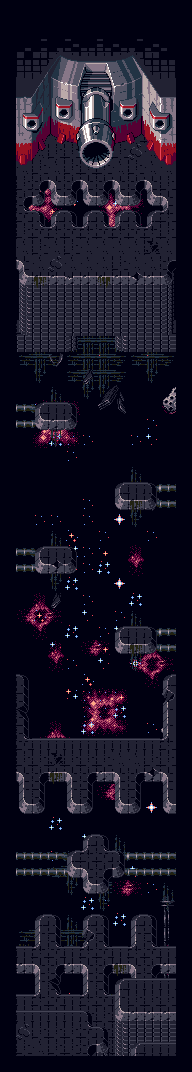

A level layout from a 2D game, rendered from its tile map. Below: a short description, then the map file with tile-grid data replaced by summaries:
An orthogonal 12x67 tile map with 16x16 px tiles, 13 tile layers (Nebula, Stars, Asteroids, Walls Below, ...), 4 tilesets and 7 objects (4x Enemy13, 3x Enemy3).

<map version="1.9" tiledversion="2022.06.25" orientation="orthogonal" renderorder="right-down" width="12" height="67" tilewidth="16" tileheight="16" infinite="0" backgroundcolor="#000011" nextlayerid="16" nextobjectid="10">
 <editorsettings>
  <export target="export/map_boss.json" format="json" />
 </editorsettings>
 <tileset firstgid="1" name="tiles_packed" tilewidth="16" tileheight="16" tilecount="80" columns="8">
  <image source="tiles_packed.png" width="128" height="160" />
 </tileset>
 <tileset firstgid="81" name="tiles_boss" tilewidth="16" tileheight="16" tilecount="120" columns="10">
  <image source="tiles_boss.png" width="160" height="192" />
 </tileset>
 <tileset firstgid="201" name="tiles_boss" tilewidth="16" tileheight="16" tilecount="120" columns="10">
  <image source="tiles_boss.png" width="160" height="192" />
 </tileset>
 <tileset firstgid="321" source="enemysheet.tsx" />
 <layer id="3" name="Nebula" width="12" height="67">
  <data>[804 cells, 65 non-empty, 13 distinct tile ids]</data>
 </layer>
 <layer id="1" name="Stars" width="12" height="67">
  <data>[804 cells, 79 non-empty, 7 distinct tile ids]</data>
 </layer>
 <layer id="2" name="Asteroids" width="12" height="67">
  <data>[804 cells, 3 non-empty, 3 distinct tile ids]</data>
 </layer>
 <layer id="14" name="Walls Below" width="12" height="67">
  <data>[804 cells, 2 non-empty, 2 distinct tile ids]</data>
 </layer>
 <layer id="4" name="Scaffolding Simple" width="12" height="67">
  <data>[804 cells, 2 non-empty, 2 distinct tile ids]</data>
 </layer>
 <layer id="5" name="Scaffolding Detailed" width="12" height="67">
  <data>[804 cells, 70 non-empty, 9 distinct tile ids]</data>
 </layer>
 <layer id="11" name="Debris" width="12" height="67">
  <data>[804 cells, 13 non-empty, 6 distinct tile ids]</data>
 </layer>
 <layer id="9" name="Pipes Under" width="12" height="67">
  <data>[804 cells, 36 non-empty, 5 distinct tile ids]</data>
 </layer>
 <layer id="8" name="Floor" width="12" height="67">
  <data>[804 cells, 95 non-empty, 9 distinct tile ids]</data>
 </layer>
 <layer id="6" name="Walls" width="12" height="67">
  <data>[804 cells, 152 non-empty, 95 distinct tile ids]</data>
 </layer>
 <layer id="7" name="Edges" width="12" height="67">
  <data>[804 cells, 193 non-empty, 19 distinct tile ids]</data>
 </layer>
 <layer id="12" name="Grime" width="12" height="67">
  <data>[804 cells, 6 non-empty, 1 distinct tile ids]</data>
 </layer>
 <layer id="10" name="Pipes Over" width="12" height="67">
  <data>[804 cells, 0 non-empty, 0 distinct tile ids]</data>
 </layer>
 <objectgroup id="15" name="Waves">
  <object id="2" name="Enemy13" gid="332" x="128" y="626" width="16" height="16">
   <properties>
    <property name="EnemyType" type="int" value="13" />
    <property name="PathType" type="int" value="0" />
    <property name="YOffset" type="int" value="-32" />
   </properties>
  </object>
  <object id="3" name="Enemy13" gid="332" x="48" y="546" width="16" height="16">
   <properties>
    <property name="EnemyType" type="int" value="13" />
    <property name="PathType" type="int" value="0" />
    <property name="YOffset" type="int" value="-32" />
   </properties>
  </object>
  <object id="4" name="Enemy13" gid="332" x="128" y="482" width="16" height="16">
   <properties>
    <property name="EnemyType" type="int" value="13" />
    <property name="PathType" type="int" value="0" />
    <property name="YOffset" type="int" value="-32" />
   </properties>
  </object>
  <object id="5" name="Enemy13" gid="332" x="48" y="402" width="16" height="16">
   <properties>
    <property name="EnemyType" type="int" value="13" />
    <property name="PathType" type="int" value="0" />
    <property name="YOffset" type="int" value="-32" />
   </properties>
  </object>
  <object id="7" name="Enemy3" gid="323" x="176" y="768" width="16" height="16">
   <properties>
    <property name="EnemyType" type="int" value="3" />
    <property name="PathType" type="int" value="21" />
    <property name="YOffset" type="int" value="-32" />
   </properties>
  </object>
  <object id="8" name="Enemy3" gid="323" x="0" y="704" width="16" height="16">
   <properties>
    <property name="EnemyType" type="int" value="3" />
    <property name="PathType" type="int" value="21" />
    <property name="YOffset" type="int" value="-32" />
   </properties>
  </object>
  <object id="9" name="Enemy3" gid="323" x="0" y="368" width="16" height="16">
   <properties>
    <property name="EnemyType" type="int" value="3" />
    <property name="PathType" type="int" value="21" />
    <property name="YOffset" type="int" value="-32" />
   </properties>
  </object>
 </objectgroup>
</map>
